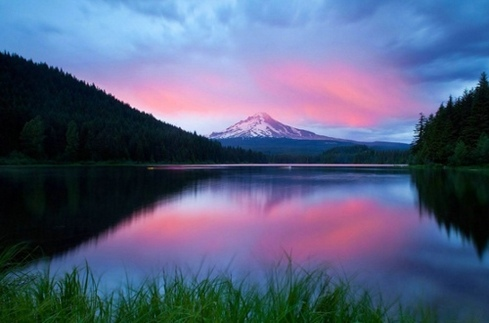
#> input picture source/mountain.jpeg, 489 x 323 px
$ python 01-find_contours.py
#> lines starting #> are read from the running program, lines starting #| are printed output that depends on the picture; after the words box and inside, x2 and y2 are one past the last pixel; in counts of white or black regions, pixels touching at a corner belong together
#!/usr/bin/python3

import cv2

# read img and get a copy
img = cv2.imread("source/mountain.jpeg")
#> img is the input picture: shape (323, 489, 3); mean B, G, R 126, 94.8, 85.1
img_copy = img.copy()

# remove color
gray_img = cv2.cvtColor(img, cv2.COLOR_RGB2BGR)
# find canny
canny = cv2.Canny(gray_img, 150, 200)
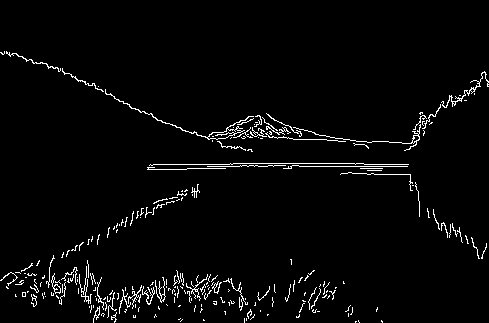
#> canny: shape (323, 489); 3% white in thin lines or dots, all inside (x1, y1, x2, y2) = (0, 51, 489, 323)
# find contours, it will return herarchy as well, but it is ignored.
contours, _ = cv2.findContours(canny, cv2.RETR_EXTERNAL, cv2.CHAIN_APPROX_NONE)
#> contours = 238 contours, 229 with area under 20; largest, box (x1, y1, x2, y2) and area: (105, 89, 254, 140) 232, (441, 71, 489, 108) 60, (51, 273, 61, 294) 56, (293, 124, 421, 151) 52, (155, 277, 166, 303) 30

for cnt in contours:
    cv2.drawContours(img_copy, cnt, -1, (255, 0, 0), 2)
    # print area of contour
    print(f'Area of contour is {cv2.contourArea(cnt)}')
    # check the counter vertice
    cnt_len = cv2.arcLength(cnt, True)
    vertice = cv2.approxPolyDP(cnt, cnt_len * 0.02, True)
    corners = len(vertice)
    print(f'Number of vertice is: {corners}')
    # find a bounding box
    x, y, w, h = cv2.boundingRect(vertice)
    cv2.rectangle(img_copy, (x,y), (x+w, y+h), (0, 255, 0), 2)
#> this loop made 238 passes
#> (cnt_len, corners, x, y, w, h) on passes 9, 10, 12: (10.83, 7, 133, 315, 3, 3), (11.66, 7, 296, 314, 4, 4), (13.9, 7, 250, 314, 5, 6)
#> (printed output is left out)
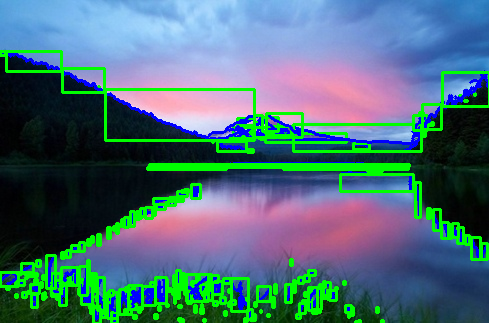
#> img_copy: shape (323, 489, 3); 14.59% of pixels changed, all inside (x1, y1, x2, y2) = (0, 50, 489, 323)

# show orignal img
cv2.imshow('img', img)
# show img countours
cv2.imshow('img_contour', img_copy)
cv2.waitKey(0)

$ run again, with source/person_dog.jpeg copied over source/mountain.jpeg
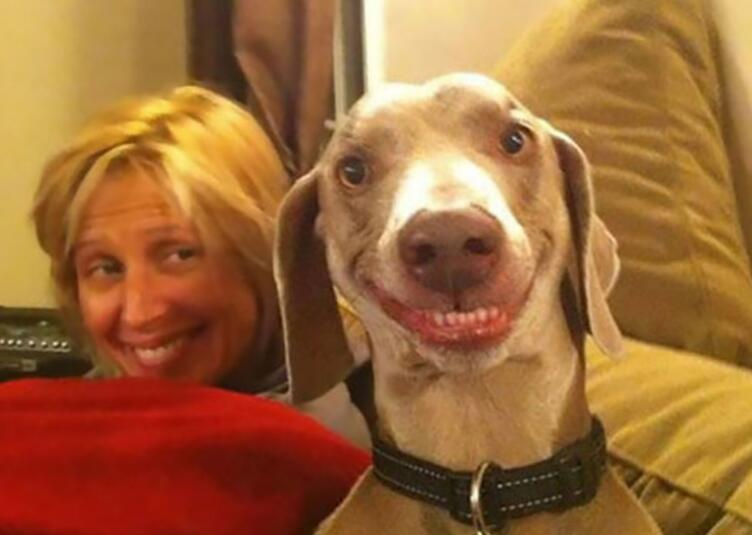
#> input picture source/person_dog.jpeg, 752 x 535 px
#> img is the input picture: shape (535, 752, 3); mean B, G, R 56, 103.3, 157.5
#> `canny = cv2.Canny(gray_img, 150, 200)`:
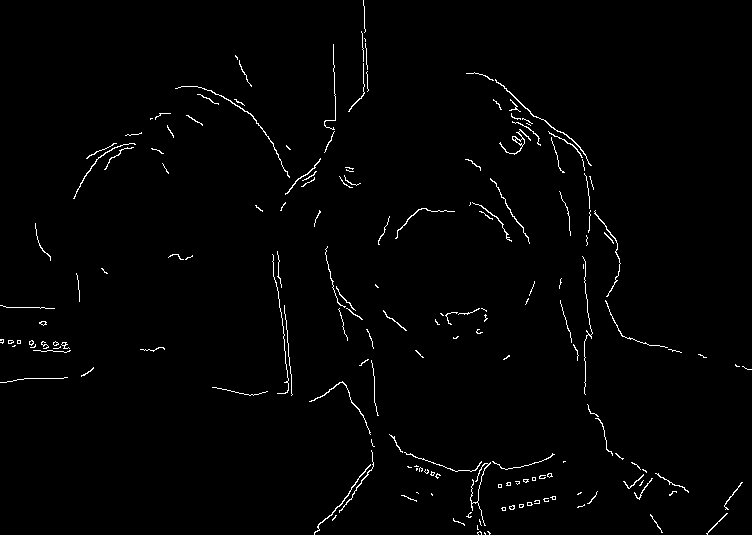
#> canny: shape (535, 752); 1.4% white in thin lines or dots
#> contours = 173 contours, 160 with area under 20; largest, box (x1, y1, x2, y2) and area: (499, 129, 531, 155) 84, (495, 79, 592, 166) 68, (314, 464, 371, 535) 51, (175, 86, 290, 178) 50, (309, 381, 371, 435) 38
#> the loop `for cnt in contours:` made 173 passes
#> (cnt_len, corners, x, y, w, h) on passes 2, 3, 5: (9.07, 5, 487, 531, 4, 4), (17.31, 9, 477, 531, 5, 4), (13.66, 8, 479, 519, 3, 7)
#> (printed output is left out)
#> after the loop `for cnt in contours:`:
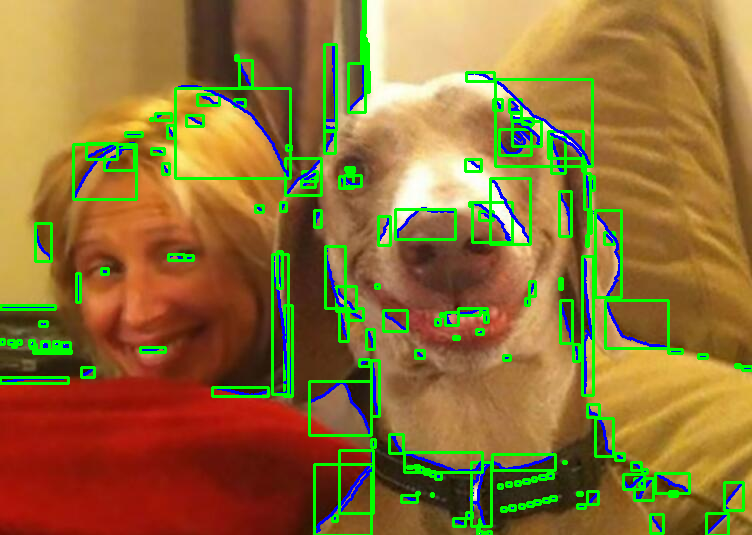
#> img_copy: shape (535, 752, 3); 9.67% of pixels changed, all inside (x1, y1, x2, y2) = (0, 0, 752, 535)

$ run again, with source/juice.jpg copied over source/mountain.jpeg
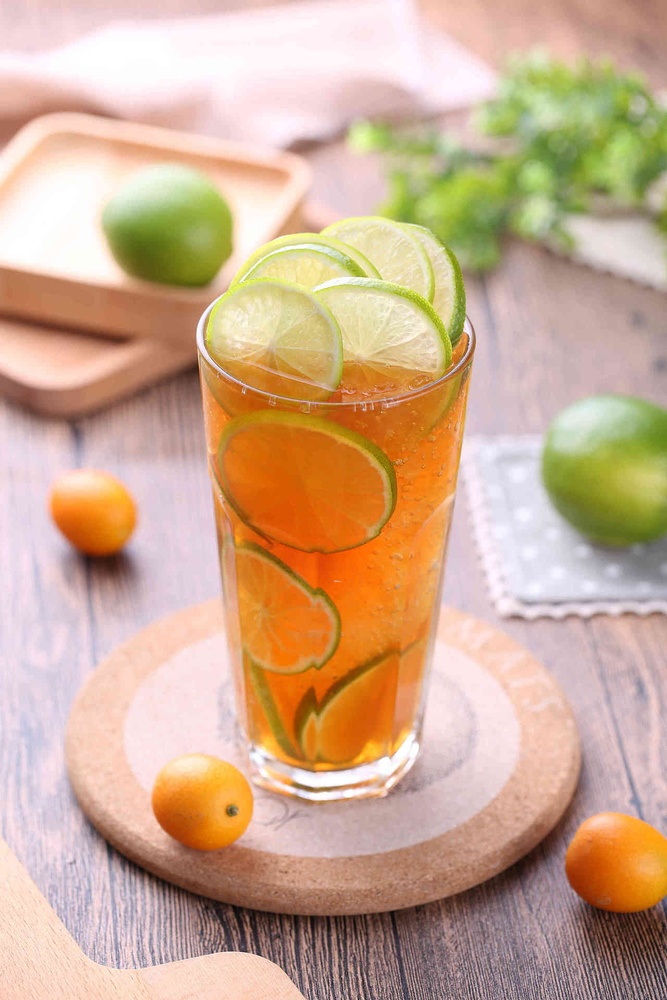
#> input picture source/juice.jpg, 667 x 1000 px, shrunk from 1280 x 1920 before the run
#> img is the input picture: shape (1000, 667, 3); mean B, G, R 145.7, 172.6, 205.8
#> `canny = cv2.Canny(gray_img, 150, 200)`:
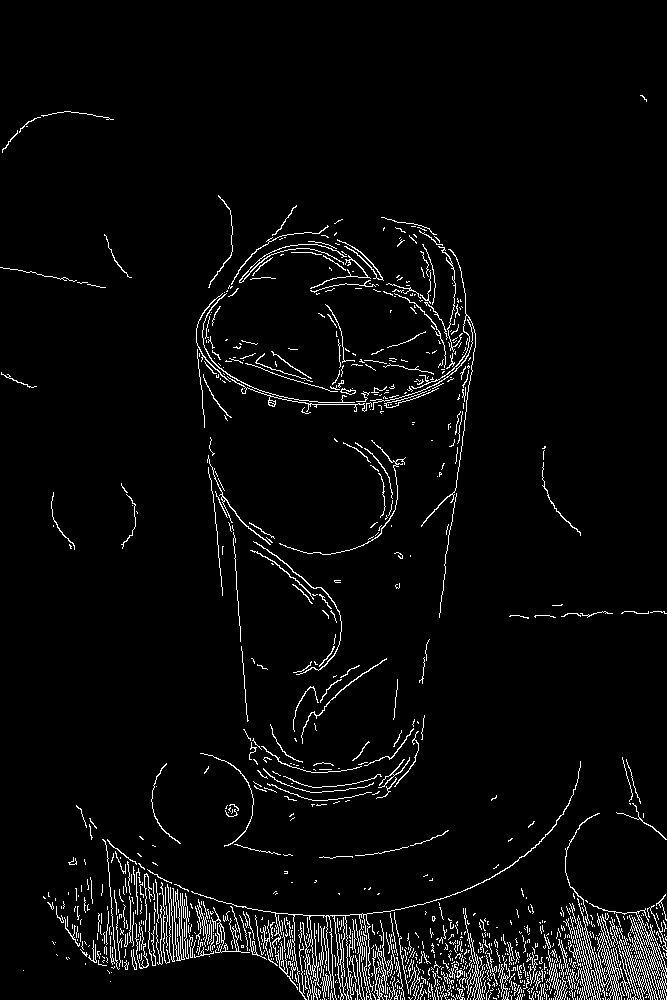
#> canny: shape (1000, 667); 3.8% white in thin lines or dots
#> contours = 1071 contours, 1024 with area under 20; largest, box (x1, y1, x2, y2) and area: (589, 903, 667, 1000) 1170, (575, 898, 622, 1000) 890, (191, 761, 581, 1000) 388, (211, 907, 250, 953) 118, (370, 249, 476, 527) 98
#> the loop `for cnt in contours:` made 1071 passes
#> (cnt_len, corners, x, y, w, h) on passes 1 to 3: (0, 1, 662, 999, 1, 1), (0, 1, 629, 999, 1, 1), (0, 1, 453, 999, 1, 1)
#> (printed output is left out)
#> after the loop `for cnt in contours:`:
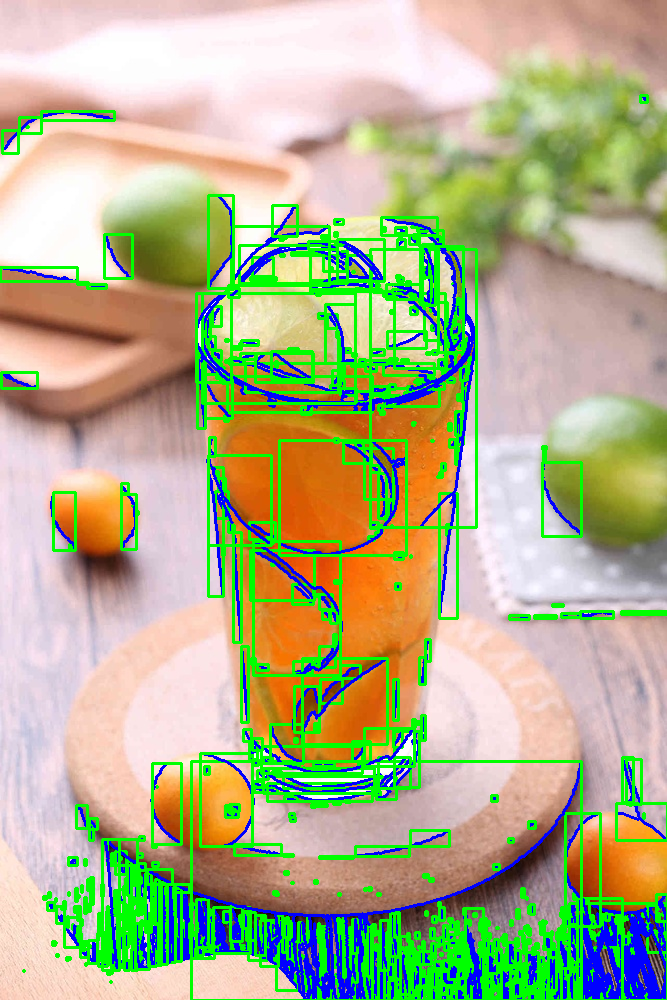
#> img_copy: shape (1000, 667, 3); 17.29% of pixels changed, all inside (x1, y1, x2, y2) = (0, 94, 667, 1000)
